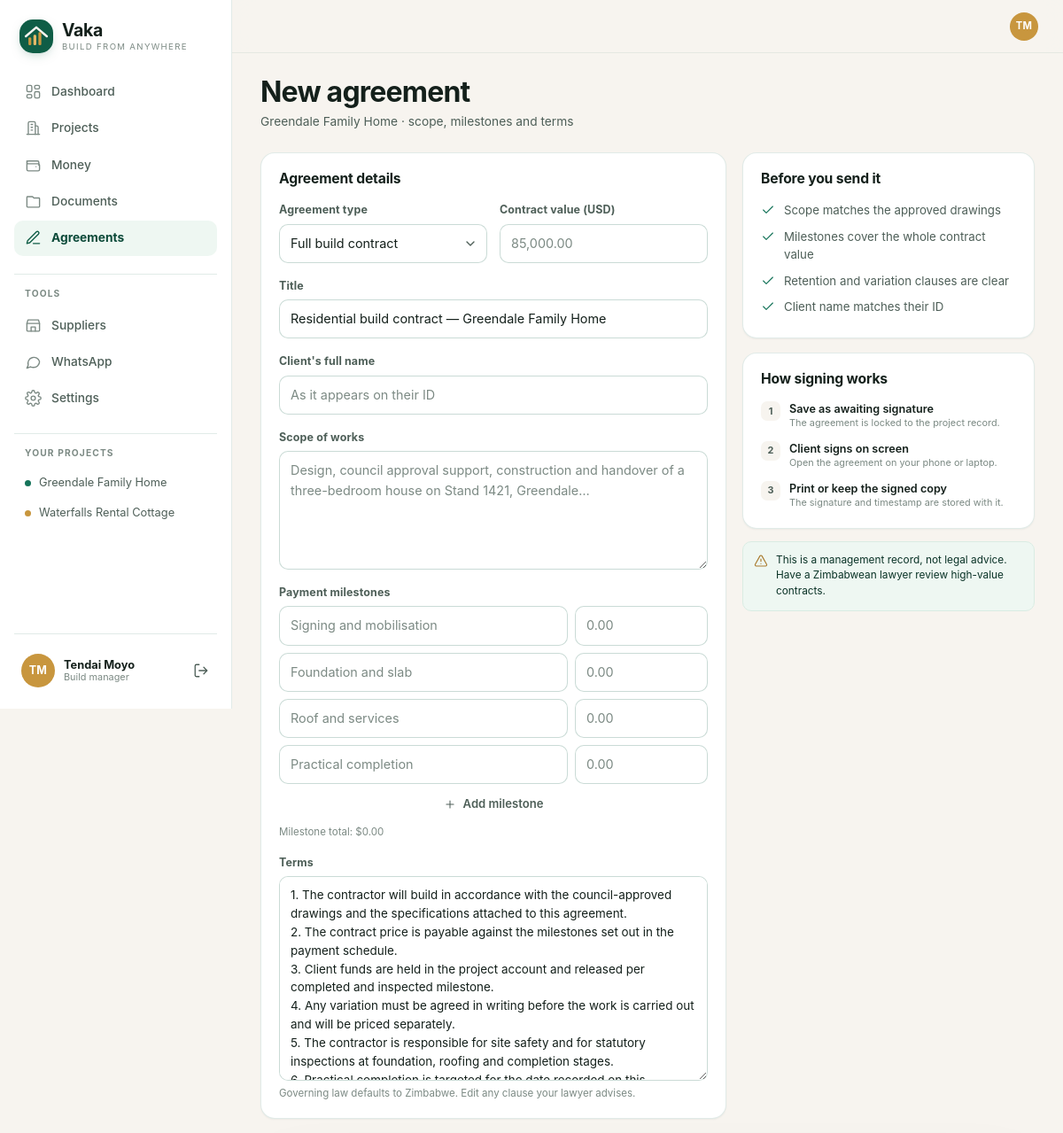
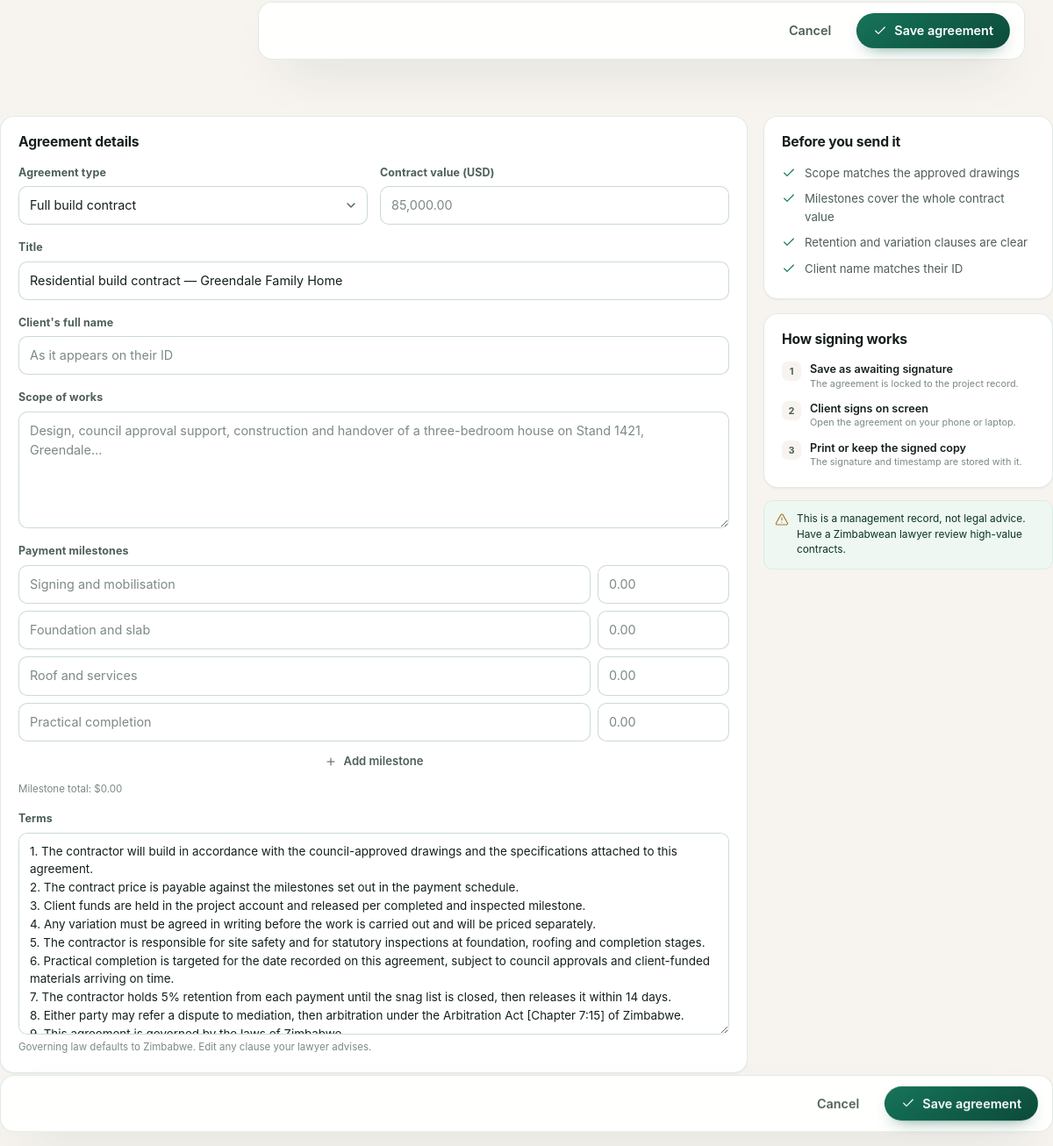
Screenshot of /app/agreements/new (signed in) with the database file from the repository (2 pictures, top to bottom).
### tables this page shows
CREATE TABLE projects (
  id TEXT PRIMARY KEY,
  code TEXT NOT NULL UNIQUE,
  name TEXT NOT NULL,
  description TEXT,
  owner_id TEXT NOT NULL REFERENCES users(id) ON DELETE CASCADE,
  manager_id TEXT REFERENCES users(id),
  city TEXT DEFAULT 'Harare',
  suburb TEXT,
  stand_number TEXT,
  status TEXT NOT NULL DEFAULT 'planning',
  budget_cents INTEGER NOT NULL DEFAULT 0,
  start_date TEXT,
  target_date TEXT,
  created_at TEXT NOT NULL,
  updated_at TEXT NOT NULL
);

CREATE TABLE users (
  id TEXT PRIMARY KEY,
  name TEXT NOT NULL,
  email TEXT NOT NULL UNIQUE,
  password_hash TEXT NOT NULL,
  role TEXT NOT NULL DEFAULT 'client',
  phone TEXT,
  country TEXT,
  avatar_color TEXT NOT NULL DEFAULT '#0F5D46',
  created_at TEXT NOT NULL
);

### routes_agreements.py (the view)
@bp.get("/app/agreements/new")
@login_required
def new():
    projects = accessible_projects(g.user)
    project_id = request.args.get("project", "")
    project = next((item for item in projects if item["id"] == project_id), None)
    project = project or (projects[0] if projects else None)
    if not project:
        flash("Create a project first, then build its agreement.", "error")
        return redirect(url_for("projects.new"))
    return render_template(
        "app/agreement_new.html",
        title="New agreement",
        active="agreements",
        projects=projects,
        project=project,
        terms=DEFAULT_TERMS,
        values={},
        error=None,
    )

### auth.py (called while the page is built, shortened)
def load_user():
    user_id = session.get("uid")
    g.user = (
        query(
            """SELECT id, name, email, role, phone, country, avatar_color, created_at
               FROM users WHERE id = ?""",
            (user_id,),
            one=True,
        )
        if user_id
        else None
    )

def csrf_token() -> str:
    token = session.get("csrf")
    if not token:
        token = secrets.token_urlsafe(32)
        session["csrf"] = token
    return token

def verify_csrf():
    if request.method not in {"POST", "PUT", "PATCH", "DELETE"}:
        return

def login_required(view):
    @wraps(view)
    def wrapped(*args, **kwargs):
        if g.user is None:
            return redirect(url_for("auth.login", next=request.full_path.rstrip("?")))
        return view(*args, **kwargs)
    return wrapped

def accessible_projects(user):
    if not user:
        return []
    if user["role"] == "admin":
        return query("SELECT * FROM projects ORDER BY created_at DESC")
    return query(
        """SELECT * FROM projects
           WHERE owner_id = ? OR manager_id = ?
           ORDER BY created_at DESC""",
        (user["id"], user["id"]),
    )

def initials(name: str) -> str:
    parts = [part for part in (name or "").split() if part]
    return "".join(part[0].upper() for part in parts[:2])

### db.py (called while the page is built)
def get_db() -> sqlite3.Connection:
    if "db" not in g:
        connection = sqlite3.connect(
            current_app.config["DATABASE"],
            timeout=15,
            detect_types=sqlite3.PARSE_DECLTYPES,
        )
        connection.row_factory = sqlite3.Row
        connection.execute("PRAGMA foreign_keys = ON")
        connection.execute("PRAGMA journal_mode = WAL")
        g.db = connection
    return g.db

def query(sql: str, args=(), one: bool = False):
    cursor = get_db().execute(sql, args)
    rows = [dict(row) for row in cursor.fetchall()]
    cursor.close()
    if one:
        return rows[0] if rows else None
    return rows

### ui.py (called while the page is built)
def icon(name: str, size: int = 20, css_class: str = "") -> Markup:
    path = ICONS.get(name, ICONS["sparkles"])
    return Markup(
        f'<svg class="icon {css_class}" width="{size}" height="{size}" viewBox="0 0 24 24" '
        f'fill="none" stroke="currentColor" stroke-width="1.75" stroke-linecap="round" '
        f'stroke-linejoin="round" aria-hidden="true">{path}</svg>'
    )

### templates/app/agreement_new.html (shortened to what this page needs)
{% extends "app/base.html" %}
{% block page_title %}New agreement{% endblock %}
{% block page_subtitle %}<p class="page-subtitle">{{ project.name }} · scope, milestones and terms</p>{% endblock %}
{% block content %}
<form method="post" action="{{ url_for('agreements.create') }}" class="agreement-form">
  <div class="split-grid">
    <div class="card">
      <div class="card-head"><h2>Agreement details</h2></div>
      <div class="form">
        <div class="form-row">
          <label class="field">
            <span class="field-label">Agreement type</span>
            <select class="select" name="type">
              <option value="build_contract" {% if values.get('type') == 'build_contract' %}selected{% endif %}>Full build contract</option>
            </select>
          </label>
          <label class="field">
            <span class="field-label">Contract value (USD)</span>
            <input class="input" type="text" name="contract_value" value="{{ values.get('contract_value', '') }}" inputmode="decimal" required placeholder="85,000.00" data-money />
          </label>
        </div>
        <label class="field">
          <span class="field-label">Title</span>
          <input class="input" type="text" name="title" value="{{ values.get('title', 'Residential build contract — ' + project.name) }}" required maxlength="160" />
        </label>
        <label class="field">
          <span class="field-label">Client's full name</span>
          <input class="input" type="text" name="client_name" value="{{ values.get('client_name', '') }}" required maxlength="120" placeholder="As it appears on their ID" />
        </label>
        <label class="field">
          <span class="field-label">Scope of works</span>
          <textarea class="textarea" name="scope" rows="5" required placeholder="Design, council approval support, construction and handover of a three-bedroom house on Stand 1421, Greendale…">{{ values.get('scope', '') }}</textarea>
        </label>
        <div class="field">
          <span class="field-label">Payment milestones</span>
          <div class="milestone-list" data-milestones>
            <div class="milestone-row">
              <input class="input" type="text" name="milestone_label" placeholder="Signing and mobilisation" />
              <input class="input" type="text" name="milestone_amount" inputmode="decimal" placeholder="0.00" data-money />
            </div>
            <div class="milestone-row">
              <input class="input" type="text" name="milestone_label" placeholder="Foundation and slab" />
              <input class="input" type="text" name="milestone_amount" inputmode="decimal" placeholder="0.00" data-money />
            </div>
            <div class="milestone-row">
              <input class="input" type="text" name="milestone_label" placeholder="Roof and services" />
              <input class="input" type="text" name="milestone_amount" inputmode="decimal" placeholder="0.00" data-money />
            </div>
            <div class="milestone-row">
              <input class="input" type="text" name="milestone_label" placeholder="Practical completion" />
              <input class="input" type="text" name="milestone_amount" inputmode="decimal" placeholder="0.00" data-money />
            </div>
          </div>
          <button class="btn btn-ghost btn-sm" type="button" data-add-milestone>{{ icon('plus', 14) }} Add milestone</button>
          <span class="field-hint" data-milestone-total>Milestone total: $0.00</span>
        </div>
        <label class="field">
          <span class="field-label">Terms</span>
          <textarea class="textarea textarea-tall" name="terms" rows="10">{{ terms }}</textarea>
          <span class="field-hint">Governing law defaults to Zimbabwe. Edit any clause your lawyer advises.</span>
        </label>
      </div>
    </div>
    <aside class="detail-side">
      <div class="card">
        <div class="card-head"><h2>Before you send it</h2></div>
        <ul class="check-list compact">
          <li>{{ icon('check', 16) }}<span>Scope matches the approved drawings</span></li>
          <li>{{ icon('check', 16) }}<span>Milestones cover the whole contract value</span></li>
          <li>{{ icon('check', 16) }}<span>Retention and variation clauses are clear</span></li>
          <li>{{ icon('check', 16) }}<span>Client name matches their ID</span></li>
        </ul>
      </div>
      <div class="card">
        <div class="card-head"><h2>How signing works</h2></div>
        <ol class="upcoming-list">
          <li><span class="upcoming-index">1</span><div><p class="mini-title">Save as awaiting signature</p><p class="mini-meta">The agreement is locked to the project record.</p></div></li>
          <li><span class="upcoming-index">2</span><div><p class="mini-title">Client signs on screen</p><p class="mini-meta">Open the agreement on your phone or laptop.</p></div></li>
          <li><span class="upcoming-index">3</span><div><p class="mini-title">Print or keep the signed copy</p><p class="mini-meta">The signature and timestamp are stored with it.</p></div></li>
        </ol>
      </div>
      <div class="side-note">
        {{ icon('alert', 16) }}
        <p>This is a management record, not legal advice. Have a Zimbabwean lawyer review high-value contracts.</p>
      </div>
    </aside>
  </div>
  <div class="sticky-actions">
    <a class="btn btn-ghost" href="{{ url_for('agreements.index', project=project.id) }}">Cancel</a>
    <button class="btn btn-primary" type="submit">{{ icon('check', 16) }} Save agreement</button>
  </div>
</form>
{% endblock %}

### templates/app/base.html (shortened to what this page needs)
{% extends "base.html" %}
{% block body_class %}app{% endblock %}
{% block chrome %}
<div class="shell">
  {% include "partials/sidebar.html" %}
  <div class="shell-main">
    <header class="topbar">
      <a class="avatar avatar-sm" href="{{ url_for('settings.index') }}" style="background:{{ user.avatar_color }}" aria-label="Your profile">
        {{ user.name|initials }}
      </a>
    </header>
    <main class="content" id="main">
      <div class="page-head">
        <div>
          <h1 class="page-title">{% block page_title %}{{ title }}{% endblock %}</h1>
          {% block page_subtitle %}{% endblock %}
        </div>
      </div>
      {% block content %}{% endblock %}
    </main>
  </div>
</div>
{% endblock %}

### templates/partials/sidebar.html (shortened to what this page needs)
<aside class="sidebar" id="sidebar" aria-label="Workspace">
  <div class="sidebar-top">
    {{ brand('/app') }}
  </div>
  <nav class="sidebar-nav">
    {% for item in nav_items[:5] %}
      <a class="nav-link {% if active == item.key %}is-active{% endif %}" href="{{ item.href }}">
        {{ icon(item.icon, 19) }}<span>{{ item.label }}</span>
      </a>
    {% endfor %}
  </nav>
  <div class="sidebar-section">
    <p class="sidebar-label">Tools</p>
    <nav class="sidebar-nav">
      {% for item in nav_items[5:] %}
        <a class="nav-link {% if active == item.key %}is-active{% endif %}" href="{{ item.href }}">
          {{ icon(item.icon, 19) }}<span>{{ item.label }}</span>
        </a>
      {% endfor %}
    </nav>
  </div>
  <div class="sidebar-section sidebar-projects">
    <p class="sidebar-label">Your projects</p>
    {% if projects %}
      {% for item in projects[:4] %}
        <a class="side-project" href="{{ url_for('projects.detail', project_id=item.id) }}">
          <span class="project-dot tone-{{ loop.index0 % 4 + 1 }}"></span>
          <span class="side-project-name">{{ item.name }}</span>
        </a>
      {% endfor %}
    {% else %}
      <p class="sidebar-empty">No projects yet.</p>
    {% endif %}
  </div>
  <div class="sidebar-foot">
    <a class="user-card" href="{{ url_for('settings.index') }}">
      <span class="avatar" style="background:{{ user.avatar_color }}">{{ user.name|initials }}</span>
      <span class="user-card-text">
        <span class="user-card-name">{{ user.name }}</span>
        <span class="user-card-role">{{ 'Build manager' if user.role == 'manager' else 'Client' }}</span>
      </span>
    </a>
    <form method="post" action="{{ url_for('auth.logout') }}" class="logout-form">
      <button class="icon-btn" type="submit" aria-label="Sign out" title="Sign out">{{ icon('logout', 18) }}</button>
    </form>
  </div>
</aside>

### rows the page displays
projects: name "Greendale Family Home", title "Residential build contract — Greendale Family Home Residential build contract — Greendale Family Home"
projects: name "Waterfalls Rental Cottage"
users: name|initials "TM", name "Tendai Moyo", role "Build manager"

### other values shown
{{ brand('/app') }} "Vaka BUILD FROM ANYWHERE"
{{ item.label }} "Dashboard" "Projects" "Money" "Documents" "Agreements"
{{ item.label }} "Suppliers" "WhatsApp" "Settings"
